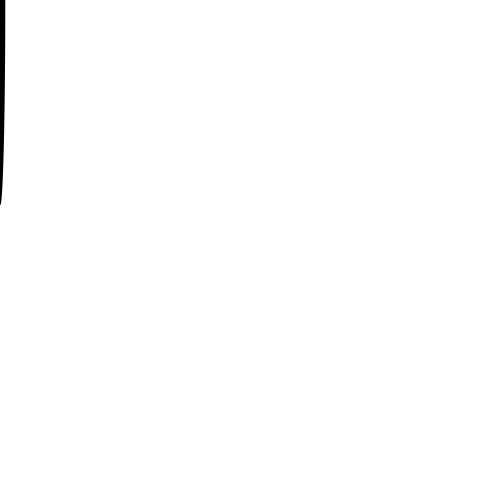
Frame 1 (no input)
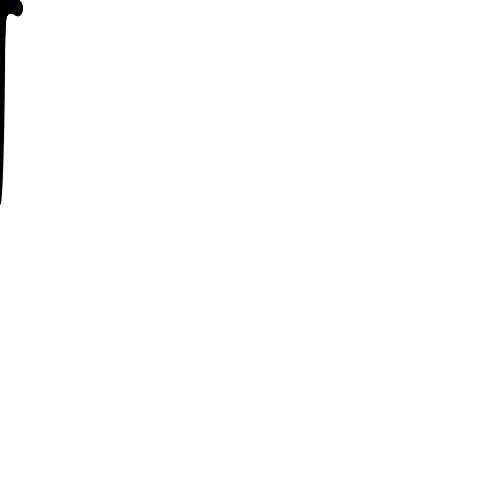
Frame 60 (the mouse pressed at the canvas centre just before this capture)
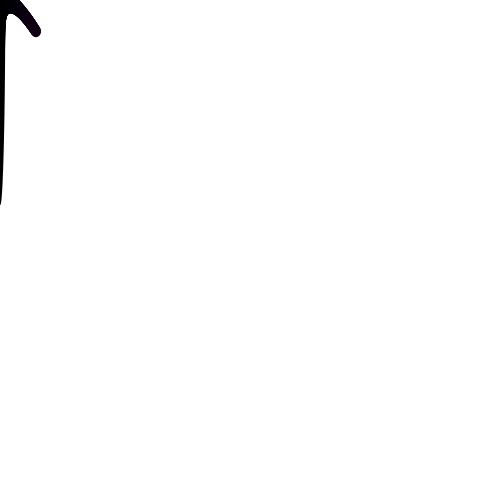
Frame 120 (the mouse held since frame 60 and released just before this capture)

The Processing sketch that drew these frames (run headless with seeded random() and noise(); from frame 60 on, the mouse is pressed at the canvas centre):

// Processing sketch: processing_42858
// ── processing_42858.pde

float a=3*PI/2;
float deltaA=.01;
float pathX=0;
float pathY=50;
float centerY=50;
float Y=50;
float xSpeed=.3;

void setup() {
  size(500,500);
  background(255);
  frameRate(60);
}

void draw() {
  smooth();
  
  
  pathX=pathX+xSpeed;
  pathY=centerY+Y*sin(a);
  a=a+deltaA;
  
  fill(pathY/2,0,pathX/2,255-pathY/3);
  noStroke();
  ellipse(pathX, pathY, 10,10-4*tan(a));
  if (pathX>=500) {
    xSpeed=xSpeed*-1;
    a=a+PI;
    centerY=centerY+30;
  } else if (pathX<=0) {
    xSpeed=abs(xSpeed);
    a=a-PI;
     centerY=centerY+30;
  }
  println(pathX);
}
